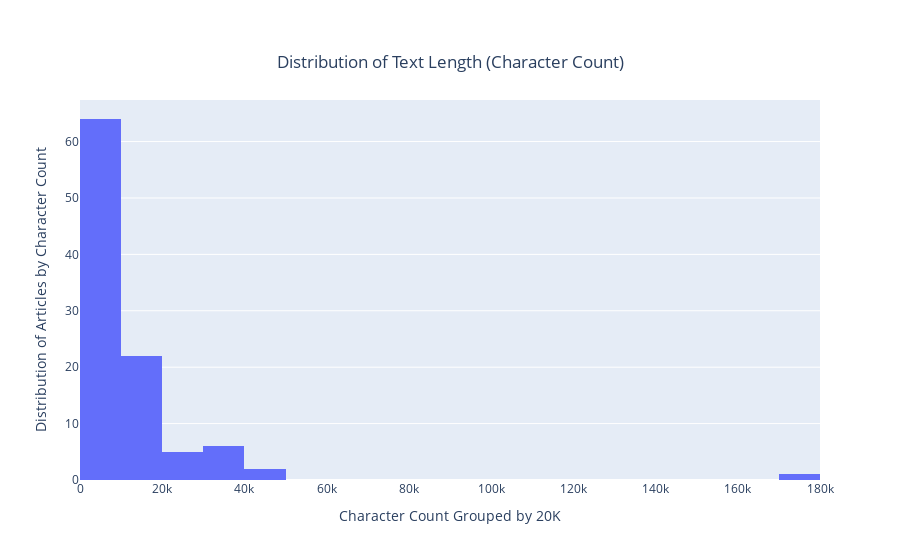

Notebook code for this chart:
### Code cell
# creating a histogram using plotly to visualize character count
fig = px.histogram( x = train_df["character count"],                    # passing character count on the x-axis
                   title="Distribution of Text Length (Character Count)",     # editing the title of the graph
                   height = 600,                                              # adjusting height
                   labels = dict(x = "Character Count Grouped by 20K"))       # adding a label to the x-axis

fig.update_yaxes(title_text = "Distribution of Articles by Character Count")  # editing the y-axis title

fig.update_layout(title = {'y' : 0.9, 'x' : 0.5})  # ensuring that the title is centred

### Figure 1 — Plotly figure (JSON) as saved in the notebook; plotly's stock layout.template omitted (floating-point values rounded to 4 significant figures)
{"data": [{"alignmentgroup": "True", "bingroup": "x", "hovertemplate": "Character Count Grouped by 20K=%{x}<br>count=%{y}<extra></extra>", "legendgroup": "", "marker": {"color": "#636efa", "pattern": {"shape": ""}}, "name": "", "offsetgroup": "", "orientation": "v", "showlegend": false, "type": "histogram", "x": [8326, 22752, 9021, 4052, 4378, 2515, 2664, 1640, 2118, 2565, 2760, 9578, 7768, 7768, 5721, 5721, 9440, 9933, 8132, 3810, 22796, 36595, 6508, 7737, 7317, 18862, 16688, 31648, 35282, 9757, 10627, 31998, 12225, 16172, 42519, 3624, 7128, 4318, 27788, 4926, 11673, 6583, 3831, 4698, 8250, 4879, 30671, 41876, 8577, 2464, 3897, 3393, 5953, 5953, 3362, 3475, 15984, 14593, 7290, 33389, 7498, 13200, 13900, 15658, 7875, 3099, 8597, 6276, 16478, 15959, 18305, 15476, 9383, 3565, 14272, 7042, 15753, 9348, 21581, 9994, 6736, 6826, 4695, 12778, 6371, 4240, 5972, 5972, 4511, 4511, 19137, 5527, 7170, 19247, 20684, 176782, 7046, 13385, 15443, 8665], "xaxis": "x", "yaxis": "y"}], "layout": {"autosize": true, "barmode": "relative", "legend": {"tracegroupgap": 0}, "title": {"text": "Distribution of Text Length (Character Count)", "x": 0.5, "y": 0.9}, "xaxis": {"anchor": "y", "autorange": true, "domain": [0, 1], "range": [-0.5, 180000.0], "title": {"text": "Character Count Grouped by 20K"}, "type": "linear"}, "yaxis": {"anchor": "x", "autorange": true, "domain": [0, 1], "range": [0, 67.37], "title": {"text": "Distribution of Articles by Character Count"}}}}
